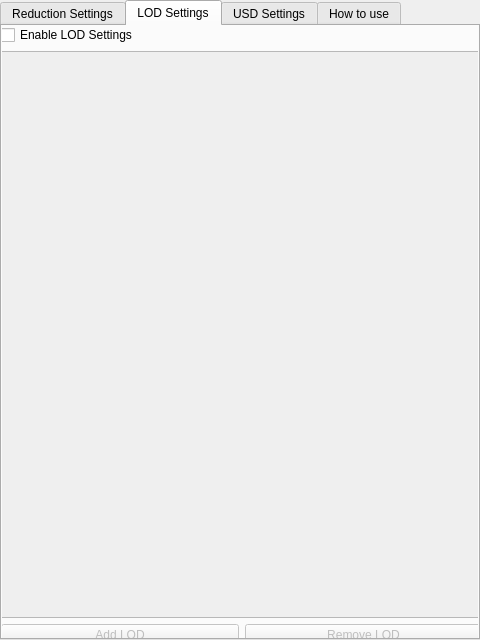
<?xml version="1.0" encoding="UTF-8"?>
<ui version="4.0">
 <class>Form</class>
 <widget class="QWidget" name="Form">
  <property name="geometry">
   <rect>
    <x>0</x>
    <y>0</y>
    <width>480</width>
    <height>640</height>
   </rect>
  </property>
  <property name="sizePolicy">
   <sizepolicy hsizetype="Fixed" vsizetype="Fixed">
    <horstretch>0</horstretch>
    <verstretch>0</verstretch>
   </sizepolicy>
  </property>
  <property name="minimumSize">
   <size>
    <width>480</width>
    <height>640</height>
   </size>
  </property>
  <property name="maximumSize">
   <size>
    <width>480</width>
    <height>640</height>
   </size>
  </property>
  <property name="windowTitle">
   <string>Maya TIN Optimizer</string>
  </property>
  <widget class="QTabWidget" name="tab_widget">
   <property name="geometry">
    <rect>
     <x>0</x>
     <y>0</y>
     <width>480</width>
     <height>640</height>
    </rect>
   </property>
   <property name="currentIndex">
    <number>1</number>
   </property>
   <widget class="QWidget" name="tab_reduction">
    <attribute name="title">
     <string>Reduction Settings</string>
    </attribute>
    <widget class="QWidget" name="horizontalLayoutWidget">
     <property name="geometry">
      <rect>
       <x>9</x>
       <y>9</y>
       <width>451</width>
       <height>25</height>
      </rect>
     </property>
     <layout class="QHBoxLayout" name="horizontalLayout">
      <item>
       <widget class="QLabel" name="path_label">
        <property name="text">
         <string>Path:</string>
        </property>
       </widget>
      </item>
      <item>
       <widget class="QLineEdit" name="folder_path"/>
      </item>
      <item>
       <widget class="QPushButton" name="browse_folder">
        <property name="toolTip">
         <string>&lt;html&gt;&lt;head/&gt;&lt;body&gt;&lt;p&gt;Browse to the folder containing the terrain data&lt;/p&gt;&lt;/body&gt;&lt;/html&gt;</string>
        </property>
        <property name="text">
         <string>Browse to folder</string>
        </property>
       </widget>
      </item>
     </layout>
    </widget>
   </widget>
   <widget class="QWidget" name="tab_lod">
    <attribute name="title">
     <string>LOD Settings</string>
    </attribute>
    <widget class="QWidget" name="verticalLayoutWidget">
     <property name="geometry">
      <rect>
       <x>-1</x>
       <y>-1</y>
       <width>481</width>
       <height>621</height>
      </rect>
     </property>
     <layout class="QVBoxLayout" name="verticalLayout">
      <item>
       <layout class="QVBoxLayout" name="verticalLayout_2">
        <item>
         <widget class="QCheckBox" name="check_lod_enable">
          <property name="text">
           <string>Enable LOD Settings</string>
          </property>
          <property name="tristate">
           <bool>false</bool>
          </property>
         </widget>
        </item>
        <item>
         <widget class="QTableWidget" name="lod_table">
          <property name="enabled">
           <bool>false</bool>
          </property>
         </widget>
        </item>
        <item>
         <layout class="QHBoxLayout" name="horizontalLayout_4">
          <item>
           <widget class="QPushButton" name="b_add_lod">
            <property name="enabled">
             <bool>false</bool>
            </property>
            <property name="text">
             <string>Add LOD</string>
            </property>
           </widget>
          </item>
          <item>
           <widget class="QPushButton" name="b_remove_lod">
            <property name="enabled">
             <bool>false</bool>
            </property>
            <property name="text">
             <string>Remove LOD</string>
            </property>
           </widget>
          </item>
         </layout>
        </item>
       </layout>
      </item>
     </layout>
    </widget>
   </widget>
   <widget class="QWidget" name="tab_usd">
    <attribute name="title">
     <string>USD Settings</string>
    </attribute>
   </widget>
   <widget class="QWidget" name="tab_howto">
    <attribute name="title">
     <string>How to use</string>
    </attribute>
    <widget class="QLabel" name="label_howto">
     <property name="geometry">
      <rect>
       <x>20</x>
       <y>20</y>
       <width>441</width>
       <height>581</height>
      </rect>
     </property>
     <property name="text">
      <string>Lorem ipsum dolor sit amet, consectetur adipiscing elit, sed do eiusmod tempor incididunt ut labore et dolore magna aliqua. Ut enim ad minim veniam, quis nostrud exercitation ullamco laboris nisi ut aliquip ex ea commodo consequat. Duis aute irure dolor in reprehenderit in voluptate velit esse cillum dolore eu fugiat nulla pariatur. Excepteur sint occaecat cupidatat non proident, sunt in culpa qui officia deserunt mollit anim id est laborum. &lt;br&gt;&lt;a href=&quot;https://github.com/MrFosters&quot;&gt;My GitHub page&lt;/a&gt;</string>
     </property>
     <property name="textFormat">
      <enum>Qt::RichText</enum>
     </property>
     <property name="scaledContents">
      <bool>false</bool>
     </property>
     <property name="alignment">
      <set>Qt::AlignHCenter|Qt::AlignTop</set>
     </property>
     <property name="wordWrap">
      <bool>true</bool>
     </property>
     <property name="margin">
      <number>4</number>
     </property>
     <property name="openExternalLinks">
      <bool>true</bool>
     </property>
    </widget>
   </widget>
  </widget>
 </widget>
 <resources/>
 <connections/>
</ui>
